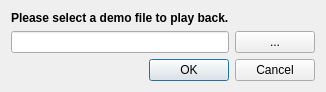
<?xml version="1.0" encoding="UTF-8"?>
<ui version="4.0">
 <class>FindFile</class>
 <widget class="QDialog" name="FindFile">
  <property name="geometry">
   <rect>
    <x>0</x>
    <y>0</y>
    <width>326</width>
    <height>90</height>
   </rect>
  </property>
  <property name="windowTitle">
   <string>Dialog</string>
  </property>
  <property name="windowIcon">
   <iconset resource="../../zcinema.qrc">
    <normaloff>:/icons/zcinema.ico</normaloff>:/icons/zcinema.ico</iconset>
  </property>
  <layout class="QVBoxLayout" name="verticalLayout">
   <item>
    <widget class="QLabel" name="label">
     <property name="text">
      <string>&lt;b&gt;Please select a demo file to play back.&lt;/b&gt;</string>
     </property>
    </widget>
   </item>
   <item>
    <layout class="QHBoxLayout" name="horizontalLayout">
     <item>
      <widget class="QLineEdit" name="m_path"/>
     </item>
     <item>
      <widget class="QPushButton" name="m_find">
       <property name="text">
        <string>...</string>
       </property>
      </widget>
     </item>
    </layout>
   </item>
   <item>
    <widget class="QDialogButtonBox" name="buttonBox">
     <property name="orientation">
      <enum>Qt::Horizontal</enum>
     </property>
     <property name="standardButtons">
      <set>QDialogButtonBox::Cancel|QDialogButtonBox::Ok</set>
     </property>
    </widget>
   </item>
  </layout>
 </widget>
 <resources>
  <include location="../../zcinema.qrc"/>
 </resources>
 <connections>
  <connection>
   <sender>buttonBox</sender>
   <signal>accepted()</signal>
   <receiver>FindFile</receiver>
   <slot>accept()</slot>
   <hints>
    <hint type="sourcelabel">
     <x>248</x>
     <y>254</y>
    </hint>
    <hint type="destinationlabel">
     <x>157</x>
     <y>274</y>
    </hint>
   </hints>
  </connection>
  <connection>
   <sender>buttonBox</sender>
   <signal>rejected()</signal>
   <receiver>FindFile</receiver>
   <slot>reject()</slot>
   <hints>
    <hint type="sourcelabel">
     <x>316</x>
     <y>260</y>
    </hint>
    <hint type="destinationlabel">
     <x>286</x>
     <y>274</y>
    </hint>
   </hints>
  </connection>
 </connections>
</ui>
